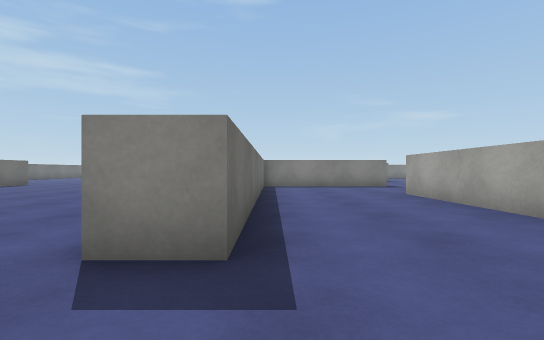
[1] (above)

12 first-person views from a walk through a 3-D level made in the Unity game engine. The camera is 0.62 m above the floor, looks level and sees 85° across. The floor is counted in squares, 1 m on a side. Each view is taken from the middle of a square. On the plan, view 1 faces up. The plan holds only what a view shows up to about 9 squares ahead; the rest is blank. The place goes on beyond the plan. Surface patterns are stand-ins for the level's own textures.

[2]
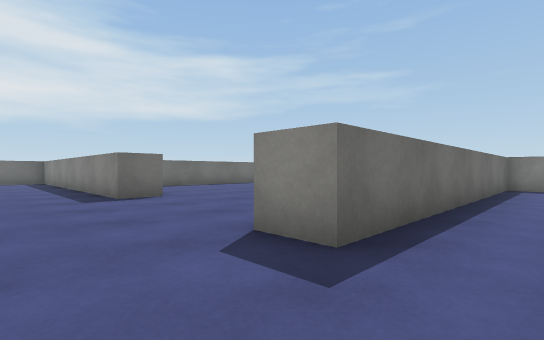

[3]
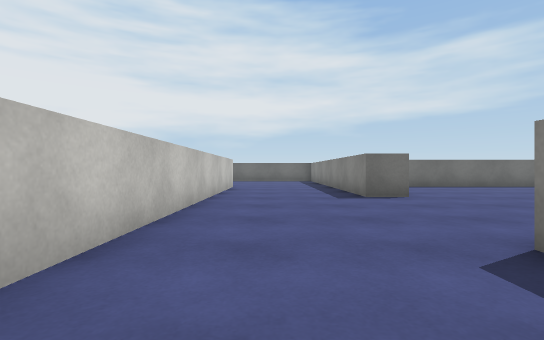

[4]
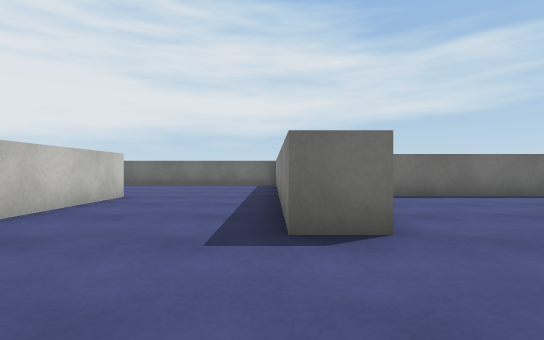

[5]
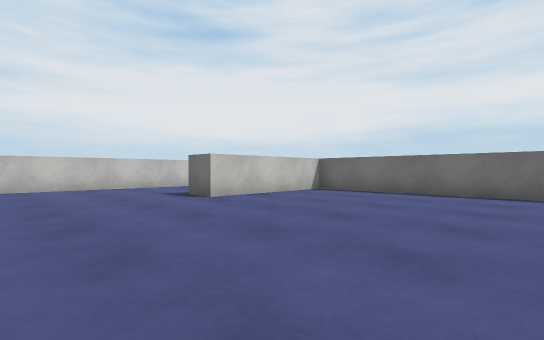

[6]
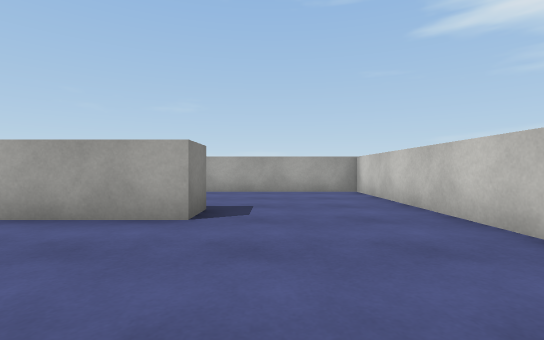

[7]
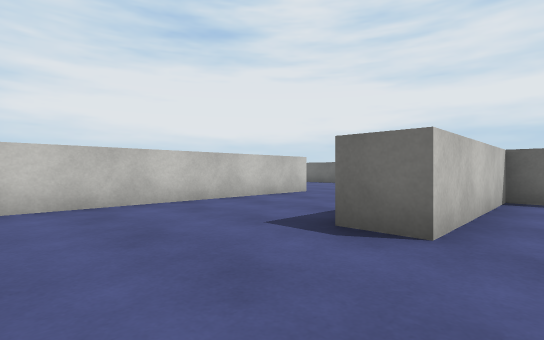

[8]
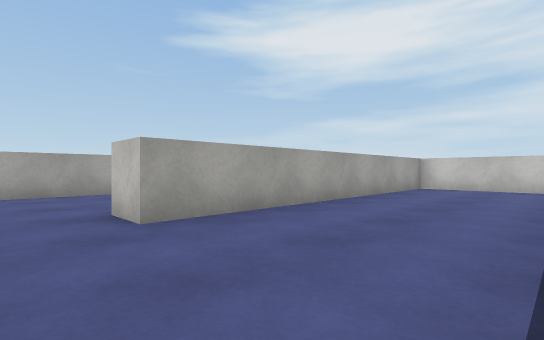

[9]
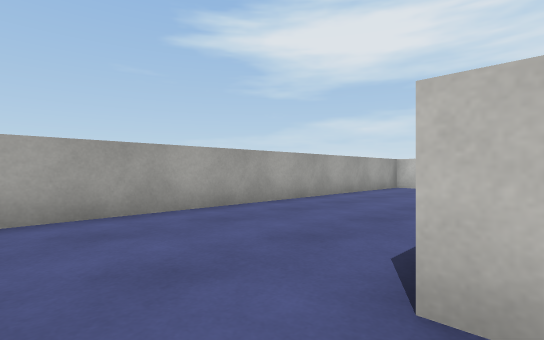

[10]
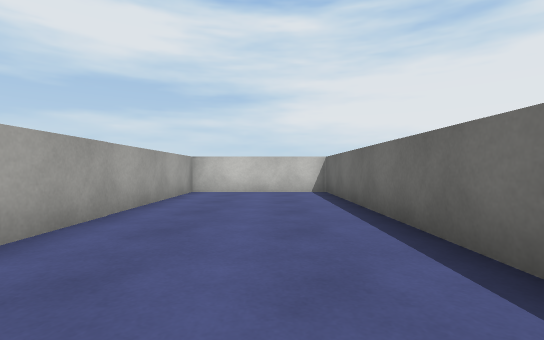

[11]
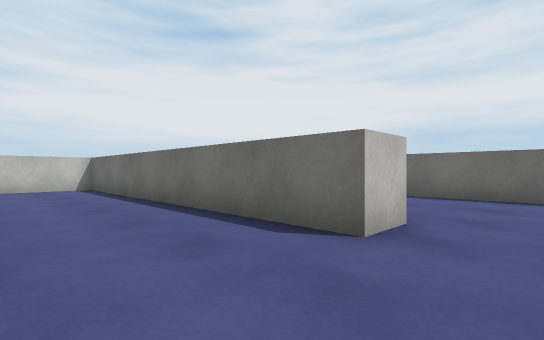

[12]
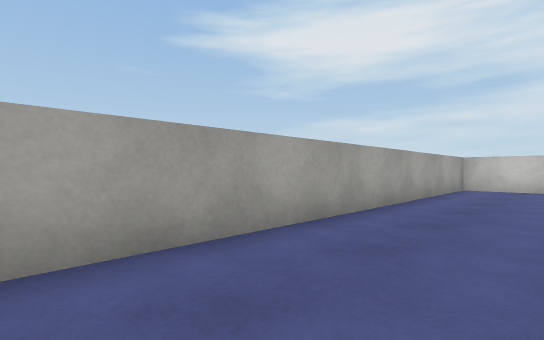

### Floor plan
Points are (right, up) in squares from view 1. A wall is a line through its corners. A room is listed if a view was taken in it or the views show most of it. See-through windows are left out.
Room 1 (views 1, 2, 3, 4, 5, 6, 7, 8)
walls: (-0.3, 9.5) (-0.3, 2) (-1.3, 2) (-1.3, 4.5); (-10, 8.8) (-10, 3.2) (-5.8, 3.2) (-5.8, 2) (-9.6, 2); (-9.9, -1.4) (3.5, -1.4) (3.5, 7.7)
ways out: opening at (4, 8.5) to room 2; gap at (-10, -2)
Room 2 (views 9, 10, 11, 12)
walls: (3.5, 7.7) (4.5, 7.7) (4.5, -1.4) (8.2, -1.4) (8.2, 9)
ways out: opening at (4, 8.5) to room 1

Where each view was taken, in squares from view 1:
view 1: 0 up, 0 right, facing up
view 2: 0 up, 1 right, facing up-left
view 3: 0 up, 1 right, facing left
view 4: 2 up, 3 left, facing left
view 5: 9 up, 2 left, facing down-left
view 6: 1 up, 5 left, facing right
view 7: 4 up, 3 left, facing down-left
view 8: 9 up, 0 right, facing down-right
view 9: 9 up, 4 right, facing down-right
view 10: 7 up, 6 right, facing down
view 11: 9 up, 7 right, facing down-left
view 12: 9 up, 6 right, facing down-right
